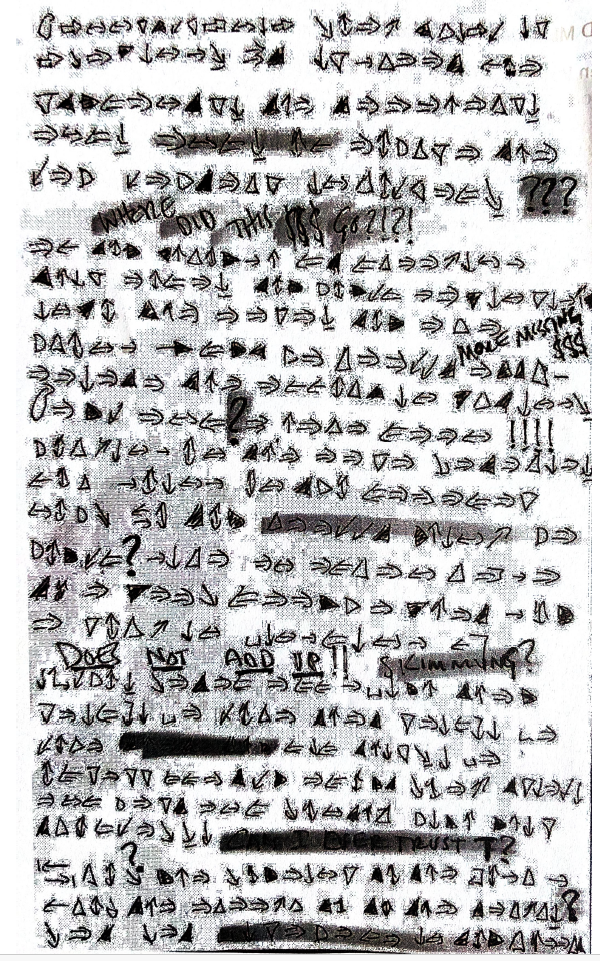
#> input picture mock-trial-cipher/original.png, 600 x 961 px, found by its file name
$ python orient2.py
#> lines starting #> are read from the running program, lines starting #| are printed output that depends on the picture; after the words box and inside, x2 and y2 are one past the last pixel; in counts of white or black regions, pixels touching at a corner belong together
import json, cv2, numpy as np
S=4
im = cv2.imread('original.png',0)
#> im: shape (961, 600); min 0, max 255, mean 189.8
big = cv2.resize(im,None,fx=S,fy=S,interpolation=cv2.INTER_CUBIC)
blur = cv2.GaussianBlur(big,(0,0),3)
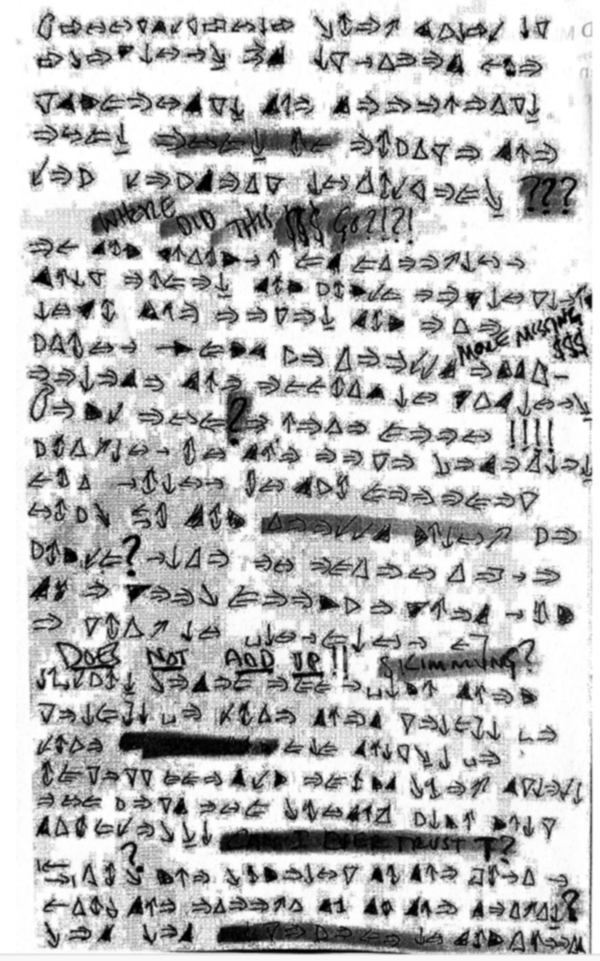
#> blur: shape (3844, 2400) (shown at 1/4 size); min 0, max 255, mean 189.8
bw = cv2.adaptiveThreshold(blur,255,cv2.ADAPTIVE_THRESH_GAUSSIAN_C,cv2.THRESH_BINARY_INV,61,12)
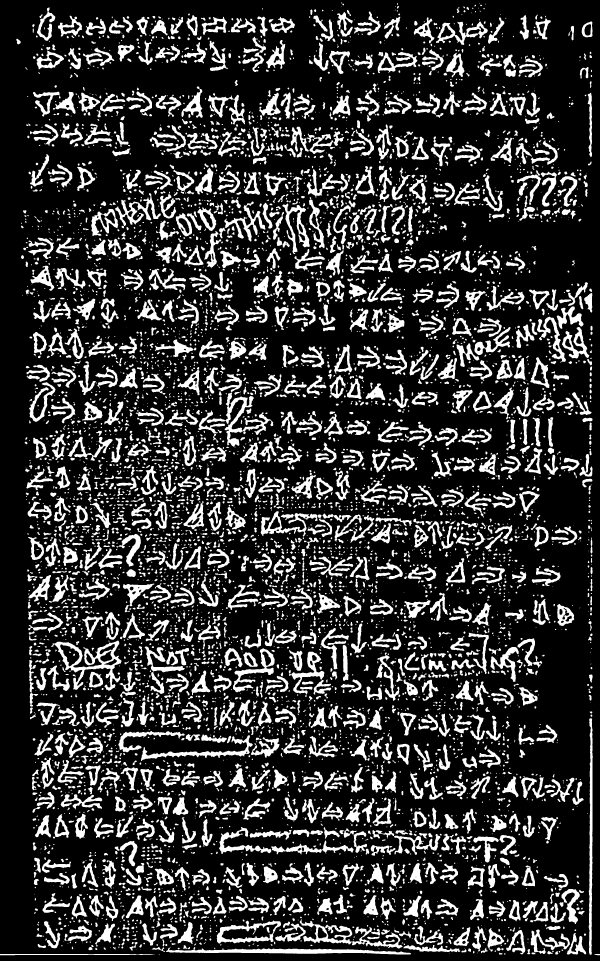
#> bw: shape (3844, 2400) (shown at 1/4 size); 20.6% white; 7004 white regions (1897 under 20 px), largest, box (x1, y1, x2, y2) and area: (204, 2563, 486, 2763) 14927, (664, 3787, 1644, 3818) 13311, (1199, 3677, 1610, 3794) 11885
k=cv2.getStructuringElement(cv2.MORPH_ELLIPSE,(15,15))
op=cv2.morphologyEx(bw,cv2.MORPH_OPEN,k)
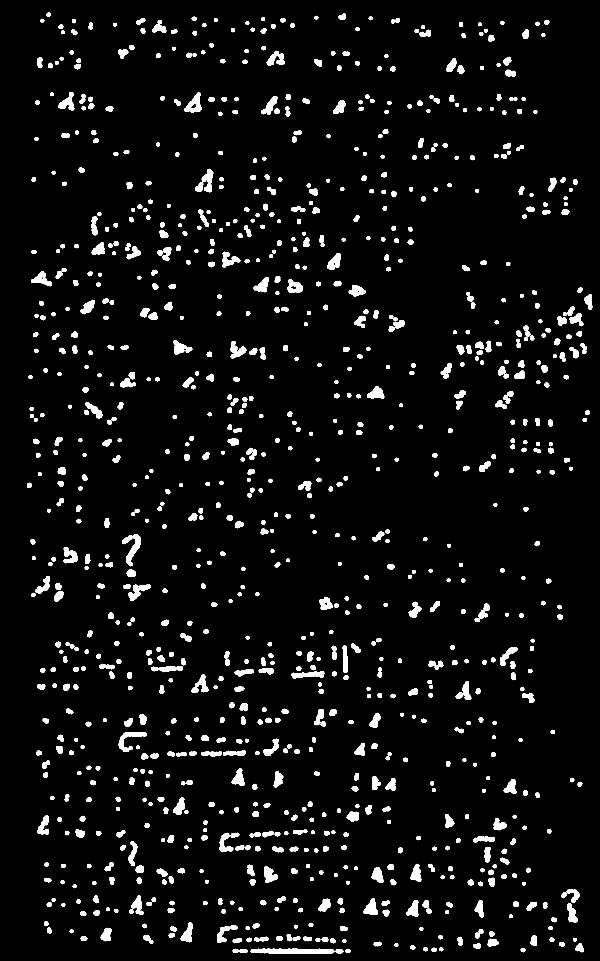
#> op: shape (3844, 2400) (shown at 1/4 size); 5% white; 1090 white regions, largest, box (x1, y1, x2, y2) and area: (1003, 3794, 1337, 3815) 5710, (474, 2928, 586, 3008) 2914, (505, 2136, 563, 2265) 2824
n,lab,stats,cent=cv2.connectedComponentsWithStats(op,connectivity=8)
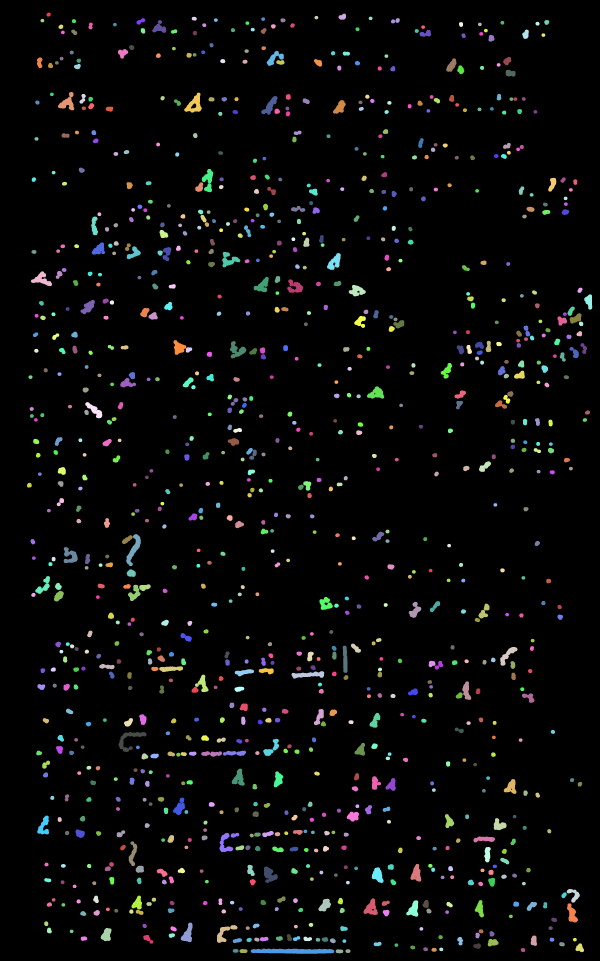
#> lab: shape (3844, 2400) int32 (shown at 1/4 size); 1091 distinct labels, from 0 to 1090; one colour per label, 0 black
#> n = 1091; stats = 1091 rows, first 6: [0, 0, 2400, 3844, 8766906], [186, 50, 17, 17, 211], [1354, 54, 30, 25, 545], [1258, 63, 15, 15, 169], [767, 67, 20, 16, 247], [1475, 66, 15, 15, 169]; cent = 1091 pairs, first value 116.9 to 2355.7, second value 58 to 3804.8
#> (the run stopped early here; a loop or call above may not have finished)
